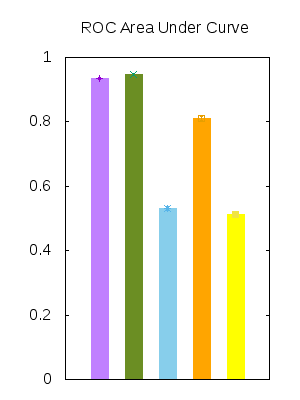

Recreate this plot in gnuplot.
set terminal png size 300,400
set output "ro.png"

set style line 1 lc rgb "purple"
set style line 2 lc rgb "#6B8E23"
set style line 3 lc rgb "skyblue"
set style line 4 lc rgb "orange"
set style line 5 lc rgb "yellow"

set style fill solid
set boxwidth 0.5

set xtics rotate by -45
set xrange [0:6]
set yrange [0:1]
unset xtics
set title "ROC Area Under Curve"
unset key

plot "dtro.dat" using 1:3:xtic(2) w boxes ls 1 title "Decision Tree", "dtro.dat" using 1:3:4 w errorbars linetype 1 title "", \
     "rfro.dat" using 1:3:xtic(2) w boxes ls 2 title "Random Forest", "rfro.dat" using 1:3:4 w errorbars linetype 2 title "", \
     "nbro.dat" using 1:3:xtic(2) w boxes ls 3 title "Naive Bayes|", "nbro.dat" using 1:3:4 w errorbars linetype 3 title "", \
     "knnro.dat" using 1:3:xtic(2) w boxes ls 4 title "KNN", "knnro.dat" using 1:3:4 w errorbars linetype 4 title "", \
     "svcro.dat" using 1:3:xtic(2) w boxes ls 5 title "SVM", "svcro.dat" using 1:3:4 w errorbars linetype 5 title ""
